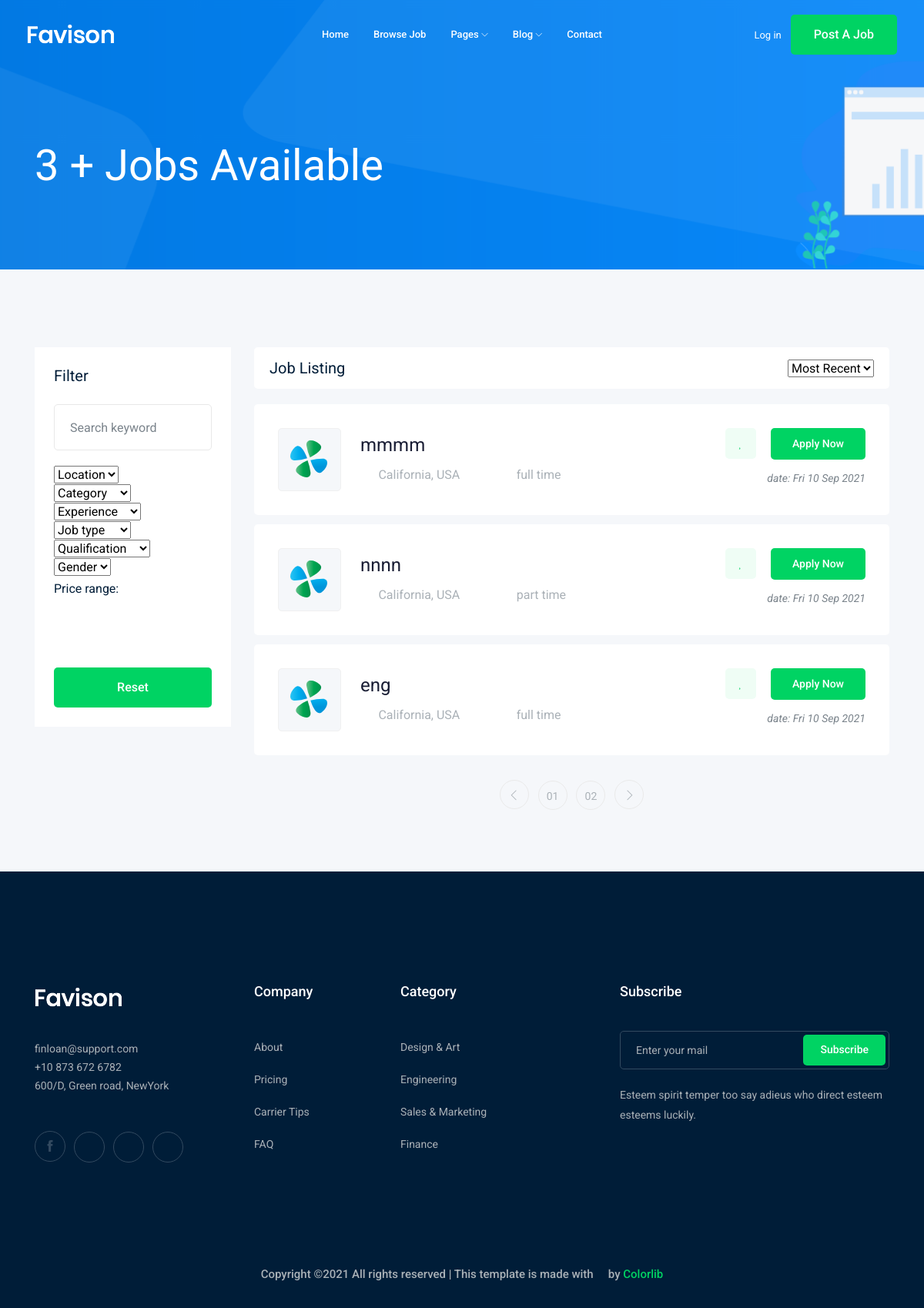
The app's page /jobs/, older data.
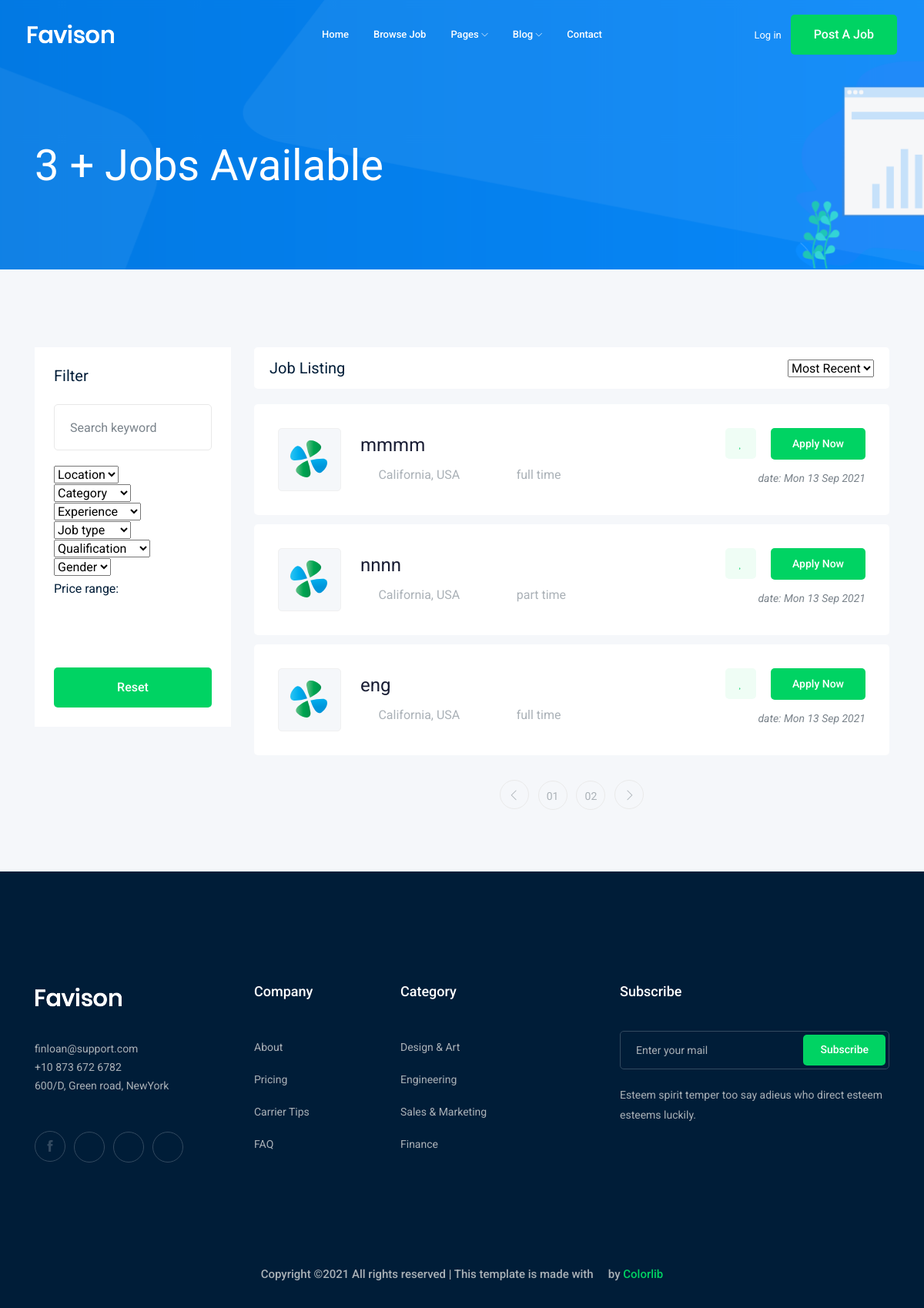
The same page, newer data.
### job/models.py (models this page shows)
class job(models.Model):
    title =models.CharField(max_length=100)
    name =models.CharField(max_length=100)
    job_tyep= models.CharField(max_length=100, choices=TYPE_J)
    description= models.TextField(max_length=1000)
    published_at= models.DateTimeField(auto_now=True)
    vacancy = models.BigIntegerField(default=1)
    salary = models.IntegerField(default=0)
    experience = models.IntegerField(default=1)
    category = models.ForeignKey('category', on_delete=models.CASCADE)
    Image= models.ImageField(upload_to=image_upload)
    def __str__(self):
        return self.title

### job/views.py (the view)
# urls.py: path('',views.job_list),
def job_list(request):
    job_list = job.objects.all()
    context = {'jobs': job_list}
    return render(request,'job/job_list.html',context)

### job/templates/job/job_list.html (shortened to what the changed rows need)
{% load static %}
<!doctype html>
<html class="no-js" lang="zxx">
<head>
    <link rel="stylesheet" href="{% static 'css/bootstrap.min.css' %}">
    <link rel="stylesheet" href="{% static 'css/owl.carousel.min.css' %}">
    <link rel="stylesheet" href="{% static 'css/magnific-popup.css' %}">
    <link rel="stylesheet" href="{% static 'css/font-awesome.min.css' %}">
    <link rel="stylesheet" href="{% static 'css/themify-icons.css' %}">
    <link rel="stylesheet" href="{% static 'css/nice-select.css' %}">
    <link rel="stylesheet" href="{% static 'css/flaticon.css' %}">
    <link rel="stylesheet" href="{% static 'css/jquery-ui.css' %}">
    <link rel="stylesheet" href="{% static 'css/gijgo.css' %}">
    <link rel="stylesheet" href="{% static 'css/animate.min.css' %}">
    <link rel="stylesheet" href="{% static 'css/slicknav.css' %}">
    <link rel="stylesheet" href="{% static 'css/style.css' %}">
</head>
<body>
    <div class="job_listing_area plus_padding">
        <div class="container">
            <div class="row">
                <div class="col-lg-9">
                    <div class="job_lists m-0">
                        <div class="row">
                            {% for job in jobs %}
                            <div class="col-lg-12 col-md-12">
                                <div class="single_jobs white-bg d-flex justify-content-between">
                                    <div class="jobs_left d-flex align-items-center">
                                        <div class="thumb">
                                            <img src="img/svg_icon/1.svg" alt="">
                                        </div>
                                        <div class="jobs_conetent">
                                            <a href="{% url 'jobs:job_detail' job.id %}"><h4>{{job}}</h4></a>
                                            <div class="links_locat d-flex align-items-center">
                                                <div class="location">
                                                    <p> <i class="fa fa-map-marker"></i> California, USA</p>
                                                </div>
                                                <div class="location">
                                                    <p> <i class="fa fa-clock-o"></i> {{job.job_tyep}}</p>
                                                </div>
                                            </div>
                                        </div>
                                    </div>
                                    <div class="jobs_right">
                                        <div class="apply_now">
                                            <a class="heart_mark" href="#"> <i class="fa fa-heart"></i> </a>
                                            <a href="job_details.html" class="boxed-btn3">Apply Now</a>
                                        </div>
                                        <div class="date">
                                            <p>date: {{job.published_at|date:"D d M Y"}}</p>
                                        </div>
                                    </div>
                                </div>
                            </div>
                            {% endfor %}
                        </div>
                    </div>
                </div>
            </div>
        </div>
    </div>
</body>
</html>

Row changes from the older to the newer data that the page shows:
changed job "mmmm": published_at "Fri 10 Sep 2021" → "Mon 13 Sep 2021"
changed job "nnnn": published_at "Fri 10 Sep 2021" → "Mon 13 Sep 2021"
changed job "eng": published_at "Fri 10 Sep 2021" → "Mon 13 Sep 2021"
